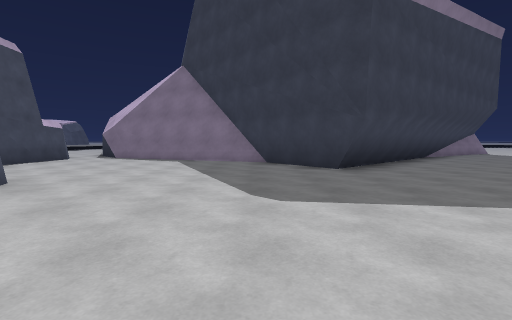
view 1 (above)

18 first-person views from a walk through a Unity game level. The camera is 1.3 m above the floor, tilts 4° down and sees 85° across. The floor is counted in squares, 2 m on a side. Each view is taken from the middle of a square. On the plan, view 1 faces up. The plan holds only what a view shows up to about 9 squares ahead; the rest is blank. The place goes on beyond the plan.

view 2
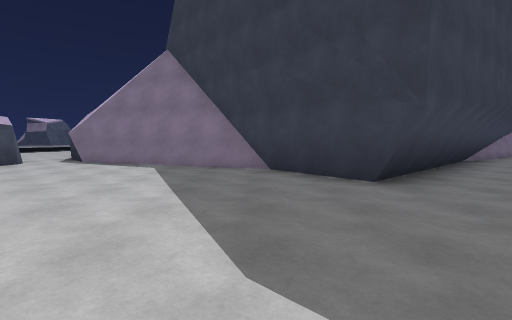

view 3
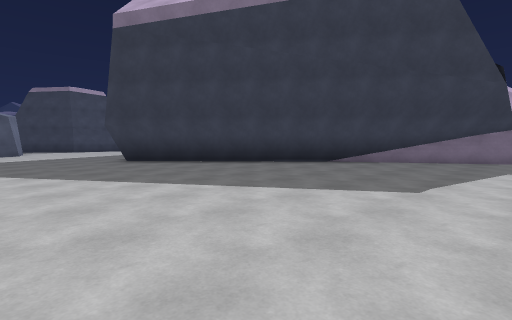

view 4
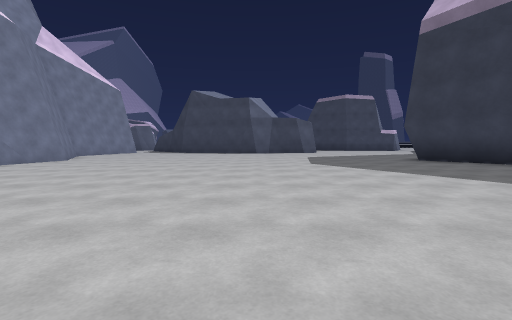

view 5
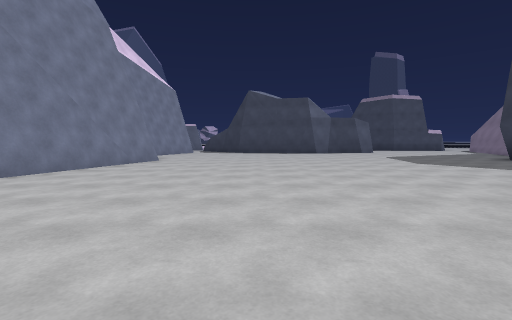

view 6
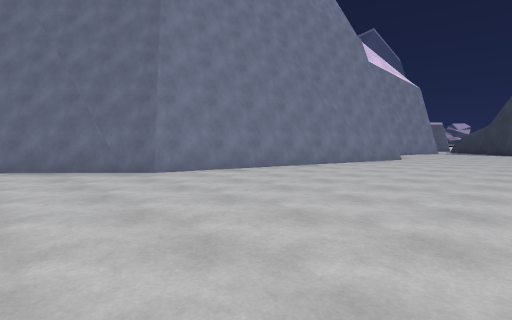

view 7
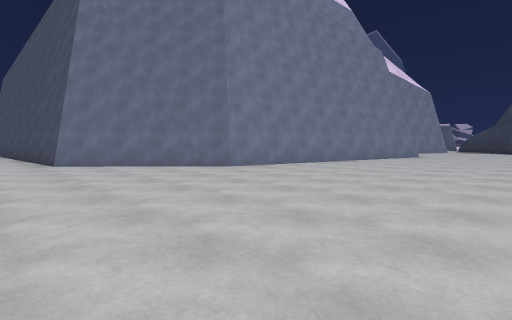

view 8
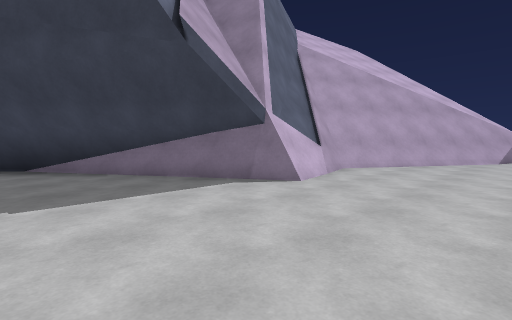

view 9
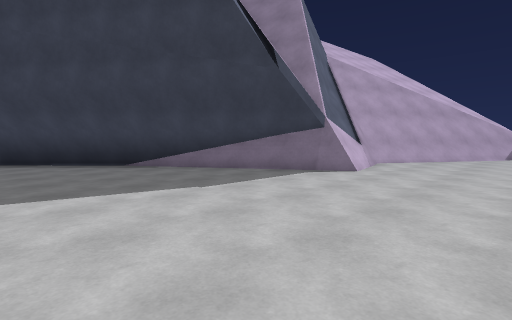

view 10
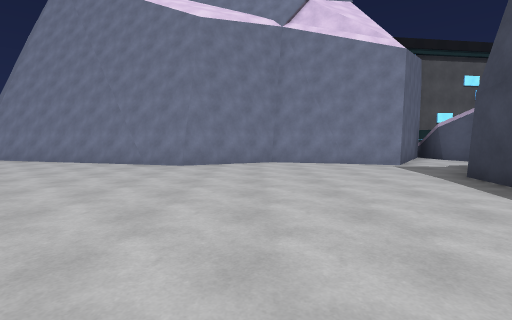

view 11
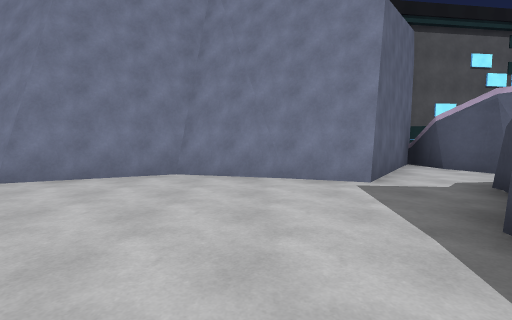

view 12
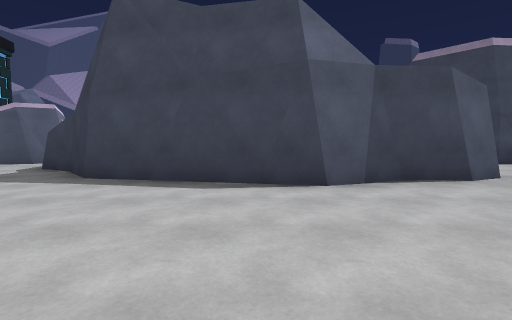

view 13
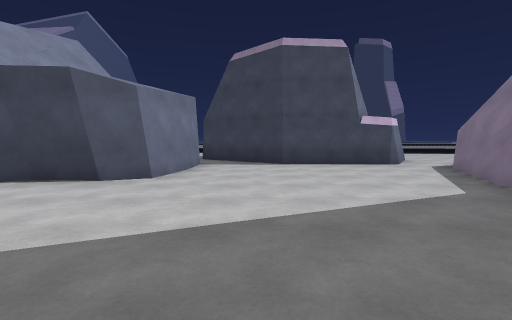

view 14
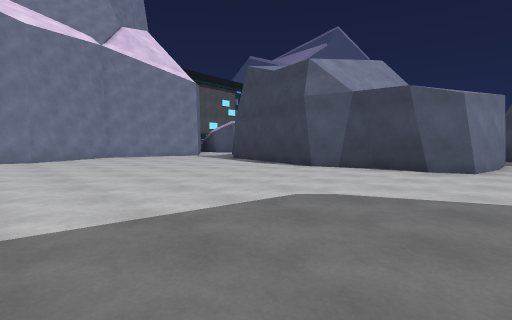

view 15
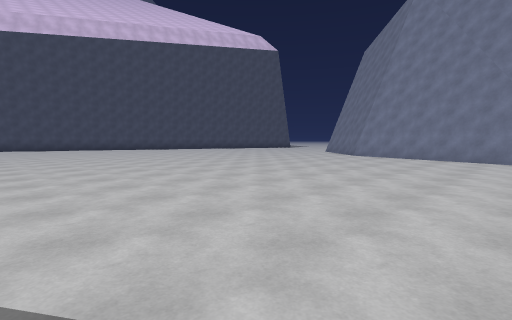

view 16
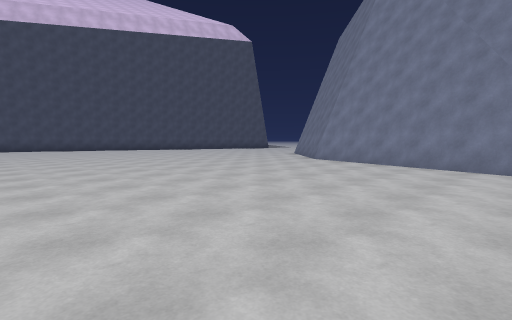

view 17
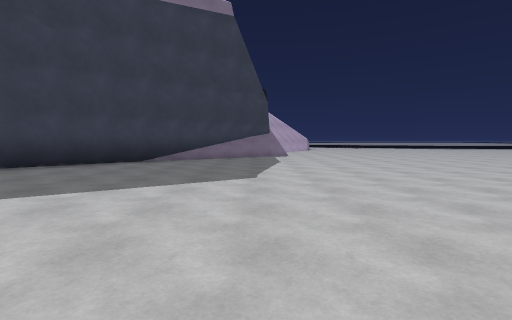

view 18
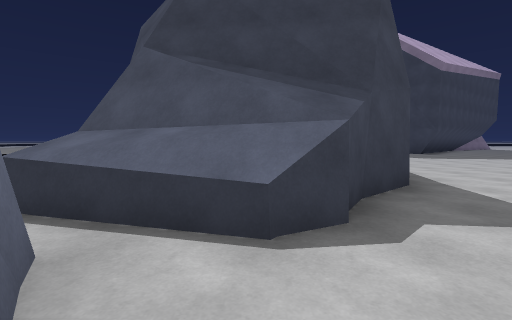

### Floor plan
Points are (right, up) in squares from view 1. A wall is a line through its corners. A room is listed if a view was taken in it or the views show most of it. See-through windows are left out.
Room 1 (views 1, 2, 3, 4, 5, 6, 7, 8, 9, 10, 11, 12, 13, 14, 15, 16, 17)
walls: (1.8, 6.2) (-0.4, 9.1); (0.1, 8.5) (-6, 10.9); (-0.2, 8.9) (-1.6, 9.4); (-3.5, 3.2) (-3.5, 2.4) (-3, 1.1) (-3.7, -2.9) (-4.9, -3.9); (8.7, 12.4) (2, 6); (-1.7, 9.4) (-4.5, 10.4); (10, 13.4) (2.1, 5.9); (-5.8, 4.5) (-3.8, 4.2) (-3.4, 3.3); (-1.2, -6.5) (-0.7, -6.6) (1.8, -5.4) (9.5, -7.6) (12.6, -10.6); (11.2, 13.8) (7.6, 11.5); (-4.7, -3.7) (-5.2, -4.6); (-6.7, 4.5) (-5.2, 4.4); (-3.9, -5.5) (-1.5, -6.4); (-5.4, 10.5) (-6, 11.1); (-5.3, -4.8) (-5.9, -5.1); (-6.4, 9.4) (-6.7, 9); (-6.6, 9.8) (-6.6, 9.6); (-6.6, 9.8) (-6.7, 6.7) (-8.5, 4.4); (13.7, 21.3) (10.6, 16.4) (11.1, 13.6); (13.6, 21.7) (10.3, 16.4) (10.8, 13.7) (9.9, 13.2)
low walls: (7.3, 11.3) (1.8, 6.2); (7.5, 11.5) (6.7, 11); (-2.5, -5.8) (-0.5, -6.4); (10.9, 15.6) (11.2, 13.8); (-6.4, 9.7) (-6.4, 9.4); (12.6, 19.1) (10.9, 16.4); (13.3, 20.3) (12.8, 19.4); (13.6, 21.1) (13.4, 20.3)
ways out: opening at (-5, -6) to room 2
Room 2 (view 18)
walls: (-6.4, -8.1) (-6.4, -8.7); (-6.9, -6.2) (-6.3, -7.6) (-6.2, -8.8) (-3.9, -5.5); (-7.1, -5.8) (-6.6, -6.4); (-7.2, -5.5) (-6.8, -6.3)
ways out: opening at (-5, -6) to room 1
Room 3 (no view inside)
walls: (-5.2, -4.6) (-8.2, -3.5)
low walls: (-5.9, -5.1) (-8.5, -4.4)

Positions as (right, up) in squares from view 1, and headings:
1: (0, 0), facing up
2: (0, 2), facing up
3: (11, 3), facing up-left
4: (11, 1), facing left
5: (11, -2), facing left
6: (12, -2), facing down-left
7: (14, -2), facing down-left
8: (14, 10), facing up-left
9: (14, 8), facing up-left
10: (0, 2), facing down
11: (-2, -1), facing down
12: (1, 0), facing left
13: (1, 6), facing left
14: (3, 5), facing down-left
15: (4, 4), facing down-right
16: (4, 1), facing down-right
17: (10, 2), facing up
18: (-6, -7), facing up
